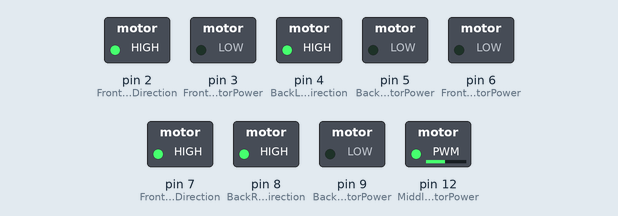
The sketch below on a simulated Arduino Uno, built with avr-gcc and run on an emulated ATmega328P. Parts: switched loads named in the sketch (green lamp = pin HIGH).

Above: at 0.1 s.
Timing chart, 0 to 1.6 s (numbered marks = the images above):
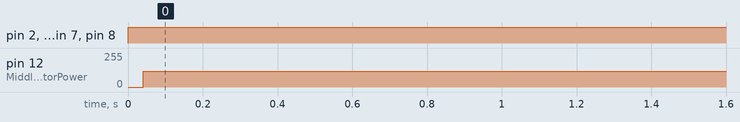

Measured:
- by itself, pin 12 (MiddleRightMotorPower): 0/255 → 120/255 at 0.04 s
- by itself, pin 2 (FrontLeftMotorDirection), pin 4 (BackLeftMotorDirection), pin 7 (FrontRightMotorDirection), pin 8 (BackRightMotorDirection): LOW → HIGH at 0.00 s

The sketch:

TankDrive.ino
```cpp
//Define the motors and servos to their respective pins
#define FrontRightMotorPower 6
#define MiddleRightMotorPower 12
#define BackRightMotorPower 9
#define FrontLeftMotorPower 3
#define MiddleLeftMotorPower 12
#define BackLeftMotorPower 5
#define FrontRightMotorDirection 7
#define MiddleRightMotorDirection 12
#define BackRightMotorDirection 8
#define FrontLeftMotorDirection 2
#define MiddleLeftMotorDirection 12
#define BackLeftMotorDirection 4
#define FrontRightServo 12
#define MiddleRightServo 12
#define BackRightServo 12
#define FrontLeftServo 12
#define MiddleLeftServo 12
#define BackLeftServo 12
#define num 64    //Sets the varible num to a maximum number
int Lpower, Rpower;   //Initializes the Left Power and Right Power variable for drive motor powers
int8_t LStickX, LStickY, RStickX, RStickY, Cross, Circle, Square, Triangle, RTrigger; //Creates a signed byte for all inputs from the controller
int deadZone = 20, endZone = 140, center = 90;    //Creates varibles for various code uses
byte inputs[num] = {};    //Creates an array for the input variables coming from the controller
byte header[4] = {255, 254, 253, 252};    //Creates a header
//The headers purpose is to locate and varify the correct block of inputs and will be removed later
void TankDrive()    //Function definition which can be referenced in the main code
{
  //Centers all the servos to 90 degrees
  digitalWrite(FrontLeftServo, center);
  digitalWrite(MiddleLeftServo, center);
  digitalWrite(BackLeftServo, 180 - center);
  digitalWrite(FrontRightServo, center);
  digitalWrite(MiddleRightServo, center);
  digitalWrite(BackRightServo, 180 - center);
  if (LStickY >= 0)     //If the left joystick is above the x-axis
  {
    //Sets the left motors direction to forwards
    digitalWrite(FrontLeftMotorDirection, HIGH);
    digitalWrite(MiddleLeftMotorDirection, HIGH);
    digitalWrite(BackLeftMotorDirection, HIGH);
  }
  else    //If the left joystick is not above the x-axis
  {
    //Sets the left motors direction to backwards
    digitalWrite(FrontLeftMotorDirection, LOW);
    digitalWrite(MiddleLeftMotorDirection, LOW);
    digitalWrite(BackLeftMotorDirection, LOW);
  }

  if (RStickY >= 0)   //If the right joystick above the x-axis
  {
    //Sets the right motors direction to forwards
    digitalWrite(FrontRightMotorDirection, HIGH);
    digitalWrite(MiddleRightMotorDirection, HIGH);
    digitalWrite(BackRightMotorDirection, HIGH);
  }
  else    //If the right joystick is not above the x-axis
  {
    //Sets the right motors direction to backwards
    digitalWrite(FrontRightMotorDirection, LOW);
    digitalWrite(MiddleRightMotorDirection, LOW);
    digitalWrite(BackRightMotorDirection, LOW);
  }
  Lpower = abs(LStickY);   //Sets the left motor power varriable to the value y component of the left joystick
  Rpower = abs(RStickY);   //Sets the right motor power varriable to the value y component of the right joystick
  if (RTrigger == 1)    //Checks to see if the R2 or the Right Trigger is depressed
  {
    //Halves the motors power. Also refered to as "snail mode"
    Lpower = (Lpower / 2);
    Rpower = (Rpower / 2);
  }
  //Sets the left side motors equal to the left power varriable
  analogWrite(FrontLeftMotorPower, abs(Lpower));
  analogWrite(MiddleLeftMotorPower, abs(Lpower));
  analogWrite(BackLeftMotorPower, abs(Lpower));
  //Sets the right side motors equal to the right power varriable
  analogWrite(FrontRightMotorPower, abs(Rpower));
  analogWrite(MiddleRightMotorPower, abs(Rpower));
  analogWrite(BackRightMotorPower, abs(Rpower));
}

void JoystickZones()    //The function definition for correcting the joysticks
{
  //Finds if the joystick is within the deadzone range to set to 0
  if (LStickX <= deadZone && LStickX >= -deadZone) {
    LStickX = 0;
  }
  if (LStickY <= deadZone && LStickY >= -deadZone) {
    LStickY = 0;
  }
  if (RStickX <= deadZone && RStickX >= -deadZone) {
    RStickX = 0;
  }
  if (RStickY <= deadZone && RStickY >= -deadZone) {
    RStickY = 0;
  }
//Finds if the joystick is within the endzone or largest range to set to max power
  if (LStickX > endZone) {
    LStickX = 255;
  }
  if (LStickY > endZone) {
    LStickY = 255;
  }
  if (RStickX > endZone) {
    RStickX = 255;
  }
  if (RStickY > endZone) {
    RStickY = 255;
  }

  if (LStickX < -endZone) {
    LStickX = -255;
  }
  if (LStickY < -endZone) {
    LStickY = -255;
  }
  if (RStickX < -endZone) {
    RStickX = -255;
  }
  if (RStickY < -endZone) {
    RStickY = -255;
  }
}

void setup()
{
  Serial.begin(9600);   //Sets the baud rate to 9600 which is typical for arduino
  //declares the pinMode for the motors and servos
  pinMode(FrontRightMotorPower, OUTPUT);
  pinMode(MiddleRightMotorPower, OUTPUT);
  pinMode(BackRightMotorPower, OUTPUT);
  pinMode(FrontLeftMotorPower, OUTPUT);
  pinMode(MiddleLeftMotorPower, OUTPUT);
  pinMode(BackLeftMotorPower, OUTPUT);
  pinMode(FrontRightMotorDirection, OUTPUT);
  pinMode(MiddleRightMotorDirection, OUTPUT);
  pinMode(BackRightMotorDirection, OUTPUT);
  pinMode(FrontLeftMotorDirection, OUTPUT);
  pinMode(MiddleLeftMotorDirection, OUTPUT);
  pinMode(BackLeftMotorDirection, OUTPUT);
  pinMode(FrontRightServo, OUTPUT);
  pinMode(MiddleRightServo, OUTPUT);
  pinMode(BackRightServo, OUTPUT);
  pinMode(FrontLeftServo, OUTPUT);
  pinMode(MiddleLeftServo, OUTPUT);
  pinMode(BackLeftServo, OUTPUT);
}

void loop()
{
  if (Serial.available() > 8)
  {
    int numBytes = Serial.readBytes(inputs, Serial.available());    //Finds the data size of the serial communication
    int h = 0;    //creates a temporary variable for tracking header
    int i;    //creates a temporary variable for tracking the placement in the input array
    for (i = 0; i < numBytes; i++)    //Loops through the array of inputs checking each placement
    {
      if (inputs[i] == header[h])   //If the current value is equal to the header value
      {
        if (h == 3) //If its the last header value
        {
          i++;    //Increment i
          break;    // leave the loop
        }
        h++;    //If not at last header increase header placement
      }
      else //If it fails to collect the header in the right order
      {
        h = 0;    //resets header placement
      }
    }
    if (i < numBytes - 3)   //If there is data collected after the header is removed
    {
      //Sets each varible equal to the correct placement in the input array
      LStickX = inputs[i];
      LStickY = inputs[i + 1];
      RStickX = inputs[i + 2];
      RStickY = inputs[i + 3];
      Cross = inputs[i + 4];
      Square = inputs[i + 5];
      Circle = inputs[i + 6];
      Triangle = inputs[i + 7];
      RTrigger = inputs[i + 8];
      //Changes the joystick value for -128 through 128 to -255 through 255
      LStickX = map(LStickX, -128, 128, -255, 255);
      LStickY = map(LStickY, -128, 128, -255, 255);
      RStickX = map(RStickX, -128, 128, -255, 255);
      RStickY = map(RStickY, -128, 128, -255, 255);
      Serial.flush();   //Clears the serial communication for a new set of data
    }
  }
  JoystickZones();    //calls the joystick setting function for correcting values
  TankDrive();    //Runs the drive funciton
}
```
